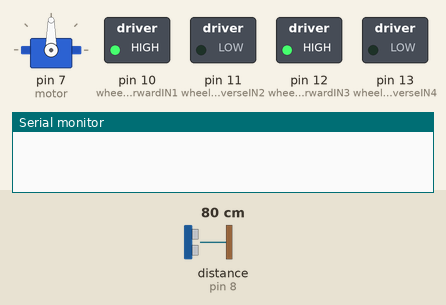
Simulated run of this sketch. Board: Arduino Uno, built with avr-gcc and run on an emulated ATmega328P. On the bench: servo, switched loads named in the sketch (green lamp = pin HIGH), the last lines printed to the serial monitor. Wiring (inferred from the names in the program): ultrasonic range finder: trigger pin 9; echo pin 8. The test bench sets the inputs (shaded band); at power-on: distance to the obstacle (sensor on pin 8) 80 cm. The echo pulse lasts 58.3 µs per cm; pins used as bus, display or sensor lines are not drawn.

Above: at 1.2 s.
1.3 s: distance to the obstacle (sensor on pin 8) set to 22 cm
2.8 s: distance to the obstacle (sensor on pin 8) set to 19 cm
At 3.5 s:
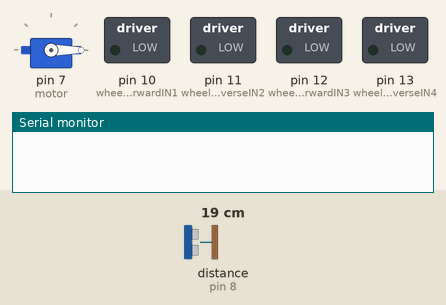
5.8 s: distance to the obstacle (sensor on pin 8) set to 35 cm
At 8.0 s:
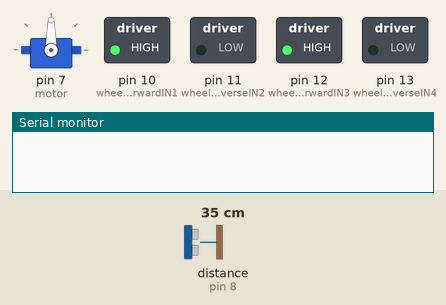
8.3 s: distance to the obstacle (sensor on pin 8) set to 2 cm
At 11.1 s:
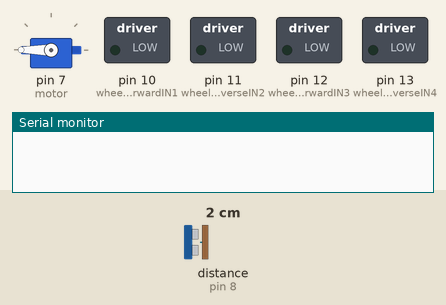
11.3 s: distance to the obstacle (sensor on pin 8) set to 4 cm
At 16.7 s:
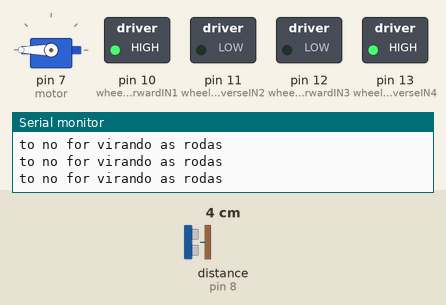
16.8 s: distance to the obstacle (sensor on pin 8) set to 60 cm
At 19.3 s:
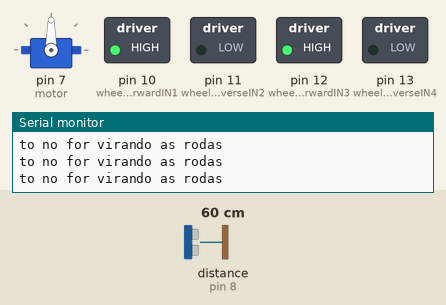
Timing chart, 0 to 20.8 s (numbered marks = the images above; inputs shaded):
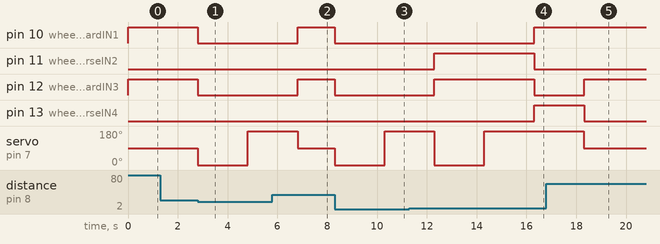

The sketch:

Primeira_fase_carrinho.ino
```cpp
#include <SoftwareSerial.h>
#include <Servo.h>
Servo motor;
int gatilho = 9; // pino TRIG do sensor ultrassônico
int echo = 8; // pino ECHO do sensor ultrassônico
int wheelsLeftForwardIN1 = 10, wheelsLeftReverseIN2 = 11;
int wheelsRigthForwardIN3 = 12, wheelsRigthReverseIN4 = 13;
float tempo;
const float calculationNumberForCm = 29.4;
const float dividedByTwo = 2;
float distanceObstacleCm;
float rigthSide;
float leftSide;

void setup(){
    Serial.begin(9600);
    pinMode(wheelsLeftForwardIN1, OUTPUT);
    pinMode(wheelsLeftReverseIN2, OUTPUT);
    pinMode(wheelsRigthForwardIN3, OUTPUT);
    pinMode(wheelsRigthReverseIN4, OUTPUT);
    motor.attach(7);
    pinMode(gatilho, OUTPUT);
    digitalWrite(gatilho, LOW);
    delayMicroseconds(10);
    pinMode(echo,INPUT);
}

void loop() {
    motor.write(90);
    // disparar pulso ultrassônico
    digitalWrite(gatilho, HIGH);
    delayMicroseconds(20);
    digitalWrite(gatilho, LOW);
    // medir tempo de ida e volta do pulso ultrassônico
    tempo = pulseIn(echo, HIGH);
    // calcular as distâncias em centímetros
    distanceObstacleCm = tempo / calculationNumberForCm / dividedByTwo;
    if (distanceObstacleCm >= 20) {
        while (distanceObstacleCm > 20) {
            digitalWrite(wheelsLeftForwardIN1, HIGH);
            digitalWrite(wheelsLeftReverseIN2, LOW);
            digitalWrite(wheelsRigthForwardIN3, HIGH);
            digitalWrite(wheelsRigthReverseIN4, LOW);
            motor.write(90);
            digitalWrite(gatilho, HIGH);
            delayMicroseconds(10);
            digitalWrite(gatilho, LOW);
            tempo = pulseIn(echo, HIGH);
            distanceObstacleCm = tempo / calculationNumberForCm / dividedByTwo;
            if (distanceObstacleCm <= 20) {
                digitalWrite(wheelsLeftForwardIN1, LOW);
                digitalWrite(wheelsLeftReverseIN2, LOW);
                digitalWrite(wheelsRigthForwardIN3, LOW);
                digitalWrite(wheelsRigthReverseIN4, LOW);
              }
        }
    } else {

        // TODO
        //
        // leftSide  = getDistanceFromDirection(180)
        // rightSide = getDistanceFromDirection(90)
        //

        //calcular a distancia do lado direito
        motor.write(0);
        delay(2000);
        digitalWrite(gatilho, HIGH);
        delayMicroseconds(10);
        digitalWrite(gatilho, LOW);
        tempo = pulseIn(echo, HIGH);
        rigthSide = tempo / calculationNumberForCm / dividedByTwo;
        //calcular a distancia do lado esquerdo
        motor.write(180);
        delay(2000);
        digitalWrite(gatilho, HIGH);
        delayMicroseconds(10);
        digitalWrite(gatilho, LOW);
        tempo = pulseIn(echo, HIGH);
        leftSide = tempo / calculationNumberForCm / dividedByTwo;
        //motor.write(90);

        if (leftSide > rigthSide) {
            for (int i = 0; i <=75; i++) {
                digitalWrite(wheelsLeftForwardIN1, LOW);
                digitalWrite(wheelsLeftReverseIN2, HIGH);
                digitalWrite(wheelsRigthForwardIN3, HIGH);
                digitalWrite(wheelsRigthReverseIN4, LOW);
            }
            while (distanceObstacleCm >= 20) {
                digitalWrite(wheelsLeftForwardIN1, HIGH);
                digitalWrite(wheelsLeftReverseIN2, LOW);
                digitalWrite(wheelsRigthForwardIN3, HIGH);
                digitalWrite(wheelsRigthReverseIN4, LOW);
                digitalWrite(gatilho, HIGH);
                delayMicroseconds(10);
                digitalWrite(gatilho, LOW);
                tempo = pulseIn(echo, HIGH);
                distanceObstacleCm = tempo / calculationNumberForCm / dividedByTwo;
                if (distanceObstacleCm <= 20) {
                    digitalWrite(wheelsLeftForwardIN1, LOW);
                    digitalWrite(wheelsLeftReverseIN2, LOW);
                    digitalWrite(wheelsRigthForwardIN3, LOW);
                    digitalWrite(wheelsRigthReverseIN4, LOW);
              }
            }
        }else
            for (int i = 0; i <=70; i++) {
              Serial.println("to no for virando as rodas");
                digitalWrite(wheelsLeftForwardIN1, HIGH);
                digitalWrite(wheelsLeftReverseIN2, LOW);
                digitalWrite(wheelsRigthForwardIN3, LOW);
                digitalWrite(wheelsRigthReverseIN4, HIGH);
            }
            while (distanceObstacleCm >= 20) {
              Serial.println("seguindo meu rumo!");
                digitalWrite(wheelsLeftForwardIN1, HIGH);
                digitalWrite(wheelsLeftReverseIN2, LOW);
                digitalWrite(wheelsRigthForwardIN3, HIGH);
                digitalWrite(wheelsRigthReverseIN4, LOW);
                digitalWrite(gatilho, HIGH);
                delayMicroseconds(10);
                digitalWrite(gatilho, LOW);
                tempo = pulseIn(echo, HIGH);
                distanceObstacleCm = tempo / calculationNumberForCm / dividedByTwo;
                if (distanceObstacleCm <= 20) {
                   digitalWrite(wheelsLeftForwardIN1, LOW);
                   digitalWrite(wheelsLeftReverseIN2, LOW);
                   digitalWrite(wheelsRigthForwardIN3, LOW);
                   digitalWrite(wheelsRigthReverseIN4, LOW);
              }
            }

    }
}
```

Measured:
- the behaviour switches between 21 and 20 cm on distance to the obstacle (sensor on pin 8) (found by bisection; images 0 and 1)
- the behaviour switches between 2 and 3 cm on distance to the obstacle (sensor on pin 8) (found by bisection; images 3 and 4)
- after the input at 1.3 s, every drawn part: stays the same
- after the input at 2.8 s, pin 10 (wheelsLeftForwardIN1), pin 12 (wheelsRigthForwardIN3): HIGH → LOW at once; servo on pin 7 (motor): 90° → 0° at once, → 180° 2.0 s later
- after the input at 5.8 s, pin 12 (wheelsRigthForwardIN3): LOW → HIGH after 1.0 s; pin 13 (wheelsRigthReverseIN4): stays LOW (without the input it goes to HIGH after 1.0 s); servo on pin 7 (motor): 180° → 90° after 1.0 s
- after the input at 8.3 s, pin 10 (wheelsLeftForwardIN1), pin 12 (wheelsRigthForwardIN3): HIGH → LOW at once; servo on pin 7 (motor): 90° → 0° at once, → 180° 2.0 s later
- after the input at 11.3 s, pin 10 (wheelsLeftForwardIN1), pin 13 (wheelsRigthReverseIN4): LOW → HIGH after 5.0 s instead of 1.0 s; pin 11 (wheelsLeftReverseIN2), pin 12 (wheelsRigthForwardIN3): LOW → HIGH after 1.0 s, → LOW 4.0 s later
- after the input at 16.8 s, pin 12 (wheelsRigthForwardIN3): LOW → HIGH after 1.5 s; pin 13 (wheelsRigthReverseIN4): HIGH → LOW after 1.5 s
